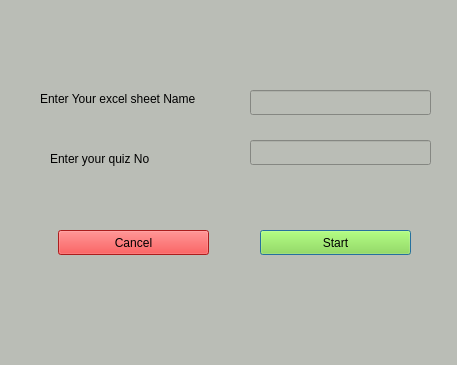
<?xml version="1.0" encoding="UTF-8"?>
<ui version="4.0">
 <class>whatsDirect</class>
 <widget class="QDialog" name="whatsDirect">
  <property name="geometry">
   <rect>
    <x>0</x>
    <y>0</y>
    <width>457</width>
    <height>365</height>
   </rect>
  </property>
  <property name="windowTitle">
   <string>Dialog</string>
  </property>
  <property name="styleSheet">
   <string notr="true">border-color: rgb(0, 0, 0);
background-color: rgb(186, 189, 182);</string>
  </property>
  <widget class="QPushButton" name="StartButton">
   <property name="geometry">
    <rect>
     <x>260</x>
     <y>230</y>
     <width>151</width>
     <height>25</height>
    </rect>
   </property>
   <property name="styleSheet">
    <string notr="true">background-color: rgb(138, 226, 52);</string>
   </property>
   <property name="text">
    <string>Start</string>
   </property>
  </widget>
  <widget class="QPushButton" name="CancelButton">
   <property name="geometry">
    <rect>
     <x>58</x>
     <y>230</y>
     <width>151</width>
     <height>25</height>
    </rect>
   </property>
   <property name="styleSheet">
    <string notr="true">background-color: rgb(239, 41, 41);
border-color: rgb(0, 0, 0);
font: 75 11pt &quot;Ubuntu Condensed&quot;;</string>
   </property>
   <property name="text">
    <string>Cancel</string>
   </property>
  </widget>
  <widget class="QLineEdit" name="ExcelSheetName">
   <property name="geometry">
    <rect>
     <x>250</x>
     <y>90</y>
     <width>181</width>
     <height>25</height>
    </rect>
   </property>
   <property name="text">
    <string/>
   </property>
  </widget>
  <widget class="QLabel" name="label">
   <property name="geometry">
    <rect>
     <x>40</x>
     <y>90</y>
     <width>201</width>
     <height>17</height>
    </rect>
   </property>
   <property name="text">
    <string>Enter Your excel sheet Name</string>
   </property>
  </widget>
  <widget class="QLabel" name="label_2">
   <property name="geometry">
    <rect>
     <x>50</x>
     <y>150</y>
     <width>201</width>
     <height>17</height>
    </rect>
   </property>
   <property name="text">
    <string>Enter your quiz No</string>
   </property>
  </widget>
  <widget class="QLineEdit" name="quizzNo">
   <property name="geometry">
    <rect>
     <x>250</x>
     <y>140</y>
     <width>181</width>
     <height>25</height>
    </rect>
   </property>
   <property name="text">
    <string/>
   </property>
  </widget>
 </widget>
 <resources/>
 <connections/>
</ui>
